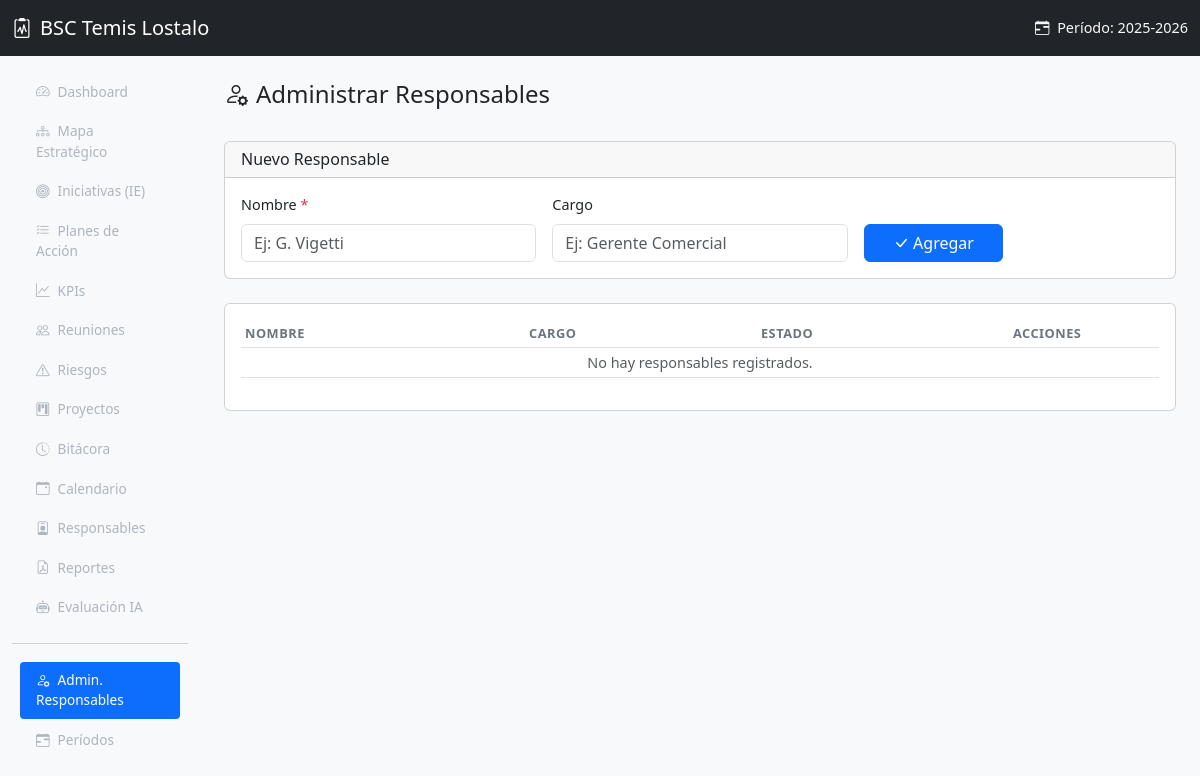
/index.php?page=admin_responsables, run on an earlier commit of the app's database.
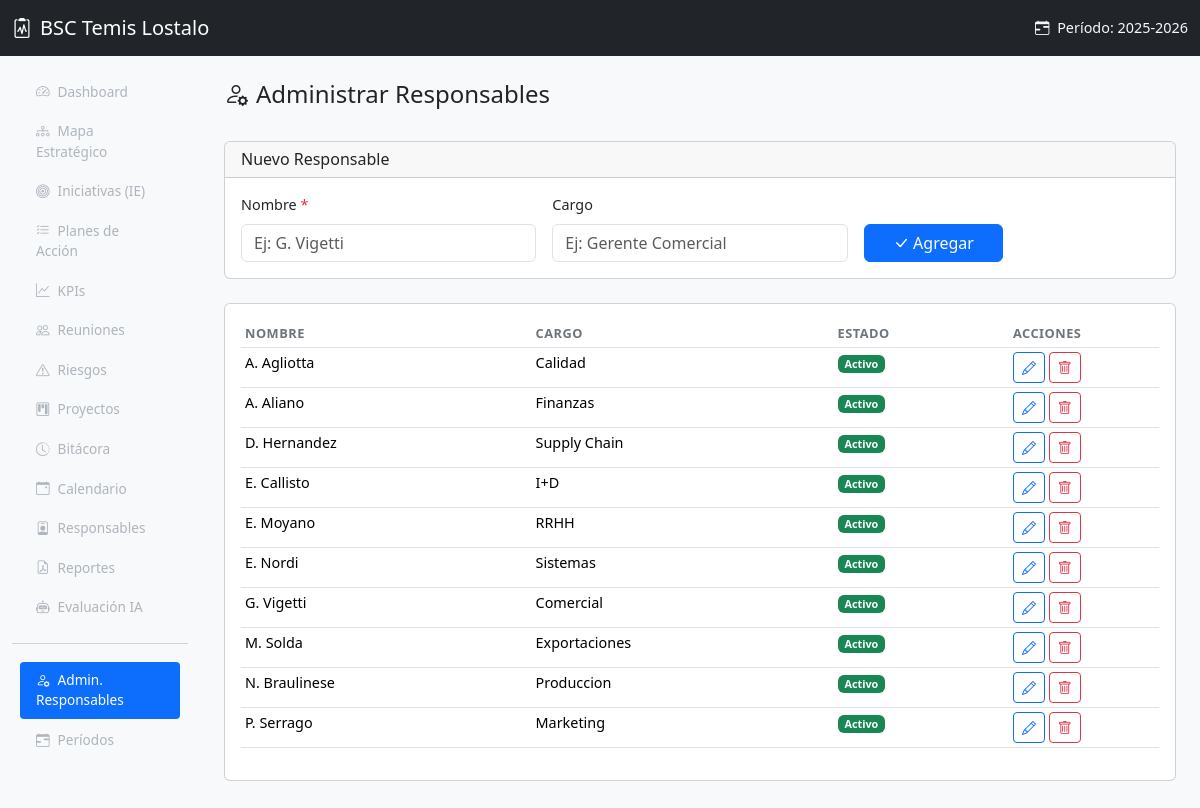
And on a later commit of the database.
### tables this page shows
CREATE TABLE periodos_estrategicos (
    id INT AUTO_INCREMENT PRIMARY KEY,
    nombre VARCHAR(100) NOT NULL,
    fecha_inicio DATE NOT NULL,
    fecha_fin DATE NOT NULL,
    activo TINYINT(1) DEFAULT 0,
    created_at TIMESTAMP DEFAULT CURRENT_TIMESTAMP
);

CREATE TABLE responsables (
    id INT AUTO_INCREMENT PRIMARY KEY,
    nombre VARCHAR(100) NOT NULL,
    cargo VARCHAR(100) DEFAULT NULL,
    activo TINYINT(1) DEFAULT 1,
    created_at TIMESTAMP DEFAULT CURRENT_TIMESTAMP
);

### includes/functions.php (called while the page is built, shortened)
<?php
function sanitize($input) {
    return htmlspecialchars(trim($input), ENT_QUOTES, 'UTF-8');
}
function activeNav($page, $current) {
    return ($page === $current) ? 'active' : '';
}
function getPeriodoActivo($pdo) {
    $stmt = $pdo->query("SELECT * FROM periodos_estrategicos WHERE activo = 1 LIMIT 1");
    return $stmt->fetch();
}

### models/Responsable.php (called while the page is built, shortened)
<?php
require_once __DIR__ . '/../config/database.php';
require_once __DIR__ . '/../includes/functions.php';
class Responsable {
    static function getAllInclInactivos($pdo) {
        $stmt = $pdo->query("SELECT * FROM responsables ORDER BY activo DESC, nombre");
        return $stmt->fetchAll();
    }
}

### views/admin_responsables/index.php (the view, shortened to what this page needs)
<?php
require_once __DIR__ . '/../../models/Responsable.php';
$responsables = Responsable::getAllInclInactivos($pdo);
$editando = null;
require_once __DIR__ . '/../layout/header.php';
?>
<div class="d-flex justify-content-between align-items-center mb-4">
    <h4><i class="bi bi-person-gear me-2"></i>Administrar Responsables</h4>
</div>
<div class="card mb-4">
    <div class="card-header">
        <h6 class="mb-0"><?= $editando ? 'Editar Responsable' : 'Nuevo Responsable' ?></h6>
    </div>
    <div class="card-body">
        <form method="POST" action="<?= BASE_URL ?>index.php?page=admin_responsables&action=guardar" class="row g-3 align-items-end">
            <div class="col-md-4">
                <label class="form-label">Nombre <span class="text-danger">*</span></label>
                <input type="text" class="form-control" name="nombre"
                       value="<?= $editando ? sanitize($editando['nombre']) : '' ?>" required
                       placeholder="Ej: G. Vigetti">
            </div>
            <div class="col-md-4">
                <label class="form-label">Cargo</label>
                <input type="text" class="form-control" name="cargo"
                       value="<?= $editando ? sanitize($editando['cargo'] ?? '') : '' ?>"
                       placeholder="Ej: Gerente Comercial">
            </div>
            <div class="col-md-2">
                <button type="submit" class="btn btn-primary w-100">
                    <i class="bi bi-check-lg me-1"></i><?= $editando ? 'Actualizar' : 'Agregar' ?>
                </button>
            </div>
        </form>
    </div>
</div>
<div class="card">
    <div class="card-body">
        <table class="table table-sm table-hover">
            <thead>
                <tr>
                    <th>Nombre</th>
                    <th>Cargo</th>
                    <th>Estado</th>
                    <th style="width:150px">Acciones</th>
                </tr>
            </thead>
            <tbody>
                <?php foreach ($responsables as $r): ?>
                <tr class="<?= !$r['activo'] ? 'text-muted' : '' ?>">
                    <td><?= sanitize($r['nombre']) ?></td>
                    <td><?= sanitize($r['cargo'] ?? '-') ?></td>
                    <td>
                        <?php if ($r['activo']): ?>
                            <span class="badge bg-success">Activo</span>
                        <?php else: ?>
                            <span class="badge bg-secondary">Inactivo</span>
                        <?php endif; ?>
                    </td>
                    <td>
                        <a href="<?= BASE_URL ?>index.php?page=admin_responsables&editar=<?= $r['id'] ?>"
                           class="btn btn-sm btn-outline-primary" title="Editar">
                            <i class="bi bi-pencil"></i>
                        </a>
                        <form method="POST" action="<?= BASE_URL ?>index.php?page=admin_responsables&action=eliminar&id=<?= $r['id'] ?>"
                              class="d-inline" onsubmit="return confirm('¿Eliminar este responsable?');">
                            <button type="submit" class="btn btn-sm btn-outline-danger" title="Eliminar">
                                <i class="bi bi-trash"></i>
                            </button>
                        </form>
                    </td>
                </tr>
                <?php endforeach; ?>
                <?php if (empty($responsables)): ?>
                <tr><td colspan="4" class="text-center text-muted">No hay responsables registrados.</td></tr>
                <?php endif; ?>
            </tbody>
        </table>
    </div>
</div>
<?php require_once __DIR__ . '/../layout/footer.php'; ?>

### index.php (shortened to what this page needs)
<?php
require_once __DIR__ . '/config/database.php';
require_once __DIR__ . '/includes/functions.php';
$pdo = getDB();
$page = $_GET['page'] ?? 'dashboard';
$action = $_GET['action'] ?? 'index';
$periodoActivo = getPeriodoActivo($pdo);
switch ($page) {
    case 'admin_responsables':
        require __DIR__ . '/models/Responsable.php';
        switch ($action) {
            default:
                require __DIR__ . '/views/admin_responsables/index.php';
        }
        break;
}

### views/layout/header.php (shortened to what this page needs)
<!DOCTYPE html>
<html lang="es">
<head>
    <link href="https://cdn.jsdelivr.net/npm/bootstrap@5.3.3/dist/css/bootstrap.min.css" rel="stylesheet">
    <link href="https://cdn.jsdelivr.net/npm/bootstrap-icons@1.11.3/font/bootstrap-icons.min.css" rel="stylesheet">
    <link href="<?= BASE_URL ?>assets/css/style.css" rel="stylesheet">
</head>
<body>
    <nav class="navbar navbar-dark bg-dark fixed-top">
        <div class="container-fluid">
            <a class="navbar-brand d-flex align-items-center" href="<?= BASE_URL ?>">
                <i class="bi bi-clipboard2-pulse me-2"></i>
                BSC Temis Lostalo
            </a>
            <?php if ($periodoActivo): ?>
                <span class="navbar-text text-light">
                    <i class="bi bi-calendar-range me-1"></i>
                    Período: <?= sanitize($periodoActivo['nombre']) ?>
                </span>
            <?php endif; ?>
        </div>
    </nav>
    <div class="container-fluid">
        <div class="row">
            <nav id="sidebar" class="col-md-2 d-md-block sidebar offcanvas-md offcanvas-start">
                <div class="offcanvas-body position-sticky pt-3">
                    <ul class="nav flex-column">
                        <li class="nav-item">
                            <a class="nav-link <?= activeNav('dashboard', $page) ?>" href="<?= BASE_URL ?>index.php?page=dashboard">
                                <i class="bi bi-speedometer2 me-2"></i>Dashboard
                            </a>
                        </li>
                        <li class="nav-item">
                            <a class="nav-link <?= activeNav('mapa', $page) ?>" href="<?= BASE_URL ?>index.php?page=mapa">
                                <i class="bi bi-diagram-3 me-2"></i>Mapa Estratégico
                            </a>
                        </li>
                        <li class="nav-item">
                            <a class="nav-link <?= activeNav('iniciativas', $page) ?>" href="<?= BASE_URL ?>index.php?page=iniciativas">
                                <i class="bi bi-bullseye me-2"></i>Iniciativas (IE)
                            </a>
                        </li>
                        <li class="nav-item">
                            <a class="nav-link <?= activeNav('planes', $page) ?>" href="<?= BASE_URL ?>index.php?page=planes">
                                <i class="bi bi-list-check me-2"></i>Planes de Acción
                            </a>
                        </li>
                        <li class="nav-item">
                            <a class="nav-link <?= activeNav('kpis', $page) ?>" href="<?= BASE_URL ?>index.php?page=kpis">
                                <i class="bi bi-graph-up me-2"></i>KPIs
                            </a>
                        </li>
                        <li class="nav-item">
                            <a class="nav-link <?= activeNav('reuniones', $page) ?>" href="<?= BASE_URL ?>index.php?page=reuniones">
                                <i class="bi bi-people me-2"></i>Reuniones
                            </a>
                        </li>
                        <li class="nav-item">
                            <a class="nav-link <?= activeNav('riesgos', $page) ?>" href="<?= BASE_URL ?>index.php?page=riesgos">
                                <i class="bi bi-exclamation-triangle me-2"></i>Riesgos
                            </a>
                        </li>
                        <li class="nav-item">
                            <a class="nav-link <?= activeNav('proyectos', $page) ?>" href="<?= BASE_URL ?>index.php?page=proyectos">
                                <i class="bi bi-kanban me-2"></i>Proyectos
                            </a>
                        </li>
                        <li class="nav-item">
                            <a class="nav-link <?= activeNav('bitacora', $page) ?>" href="<?= BASE_URL ?>index.php?page=bitacora">
                                <i class="bi bi-clock-history me-2"></i>Bitácora
                            </a>
                        </li>
                        <li class="nav-item">
                            <a class="nav-link <?= activeNav('calendario', $page) ?>" href="<?= BASE_URL ?>index.php?page=calendario">
                                <i class="bi bi-calendar-event me-2"></i>Calendario
                            </a>
                        </li>
                        <li class="nav-item">
                            <a class="nav-link <?= activeNav('responsables', $page) ?>" href="<?= BASE_URL ?>index.php?page=responsables">
                                <i class="bi bi-person-badge me-2"></i>Responsables
                            </a>
                        </li>
                        <li class="nav-item">
                            <a class="nav-link <?= activeNav('reportes', $page) ?>" href="<?= BASE_URL ?>index.php?page=reportes">
                                <i class="bi bi-file-earmark-pdf me-2"></i>Reportes
                            </a>
                        </li>
                        <li class="nav-item">
                            <a class="nav-link <?= activeNav('evaluacion', $page) ?>" href="<?= BASE_URL ?>index.php?page=evaluacion">
                                <i class="bi bi-robot me-2"></i>Evaluación IA
                            </a>
                        </li>
                        <hr class="text-muted">
                        <li class="nav-item">
                            <a class="nav-link <?= activeNav('admin_responsables', $page) ?>" href="<?= BASE_URL ?>index.php?page=admin_responsables">
                                <i class="bi bi-person-gear me-2"></i>Admin. Responsables
                            </a>
                        </li>
                        <li class="nav-item">
                            <a class="nav-link <?= activeNav('periodos', $page) ?>" href="<?= BASE_URL ?>index.php?page=periodos">
                                <i class="bi bi-calendar-range me-2"></i>Períodos
                            </a>
                        </li>
                    </ul>
                </div>
            </nav>
            <main class="col-md-10 ms-sm-auto px-md-4 main-content">

### views/layout/footer.php (shortened to what this page needs)
            </main>
        </div>
    </div>
</body>
</html>

### assets/css/style.css (style rules this page uses)
body { font-size: 0.9rem; background-color: #f8f9fa; }
.main-content { margin-top: 56px; padding-top: 1.5rem; padding-bottom: 2rem; }
.sidebar { background-color: #212529; min-height: calc(100vh - 56px); margin-top: 56px; padding-top: 0; }
.sidebar .nav-link { color: #adb5bd; padding: 0.5rem 1rem; border-radius: 0.25rem; margin: 0.1rem 0.5rem; font-size: 0.85rem; }
.sidebar .nav-link.active { color: #fff; background-color: #0d6efd; }
.sidebar .nav-link i { width: 20px; text-align: center; }
.table th { font-weight: 600; font-size: 0.8rem; text-transform: uppercase; letter-spacing: 0.5px; color: #6c757d; }

What changed in the data, as far as the page shows it:
added responsables: nombre "A. Agliotta", cargo "Calidad", activo "Activo"
added responsables: nombre "A. Aliano", cargo "Finanzas", activo "Activo"
added responsables: nombre "D. Hernandez", cargo "Supply Chain", activo "Activo"
added responsables: nombre "E. Callisto", cargo "I+D", activo "Activo"
added responsables: nombre "E. Moyano", cargo "RRHH", activo "Activo"
added responsables: nombre "E. Nordi", cargo "Sistemas", activo "Activo"
added responsables: nombre "G. Vigetti", cargo "Comercial", activo "Activo"
added responsables: nombre "M. Solda", cargo "Exportaciones", activo "Activo"
added responsables: nombre "N. Braulinese", cargo "Produccion", activo "Activo"
added responsables: nombre "P. Serrago", cargo "Marketing", activo "Activo"
Also different on the page:
text no longer shown: "No hay responsables registrados."
